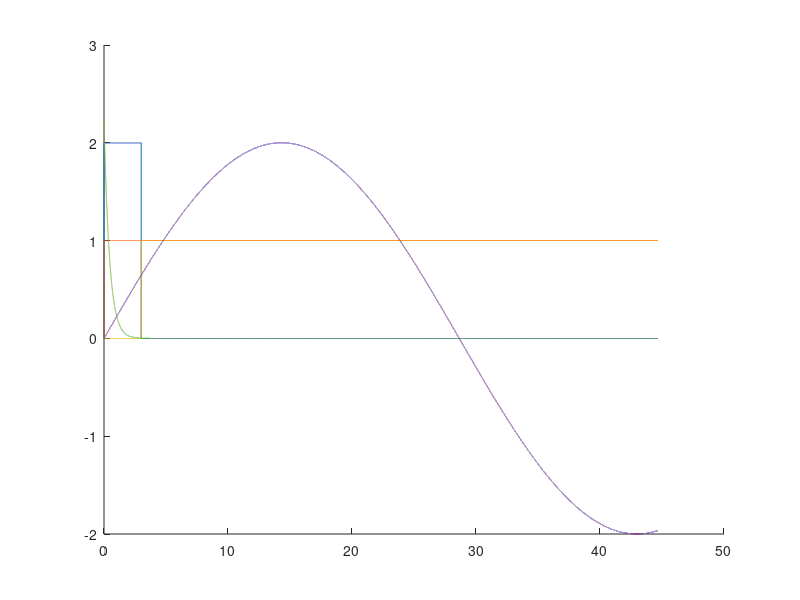
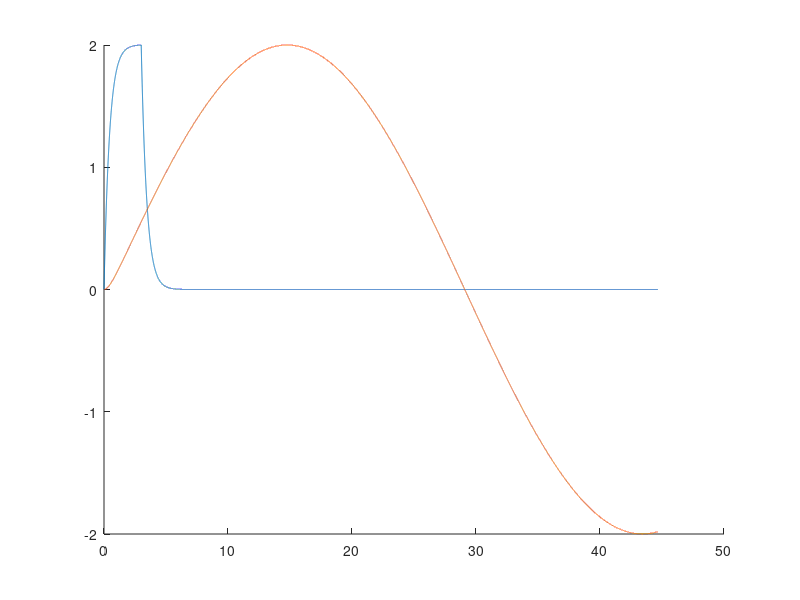

Write MATLAB code to recreate these figures, in order.
clear; clc; close all;
%% ******************** PARAMETROS ******************** %%
% Fisicos
R = 4467;                       % Resistencia en ohmios
C = 100e-6;                     % Capacitancia en faradios
tau = R*C;                      % Constante de tiempo
V_0 = 2;                        % Amplitud de la señal
T = 3;                          % Duracion del pulso
f = 1;
omega = 2*pi*f;

% Simulacion
dt = 1e-3;                      % Diferencial de tiempo
t_end = 100*tau;               % Paso final 
t = 0:dt:t_end;                 % Valores de tiempo

%% ******************** ENTRADAS ******************** %%
% Auxiliares
u_t = 1*(t > 0);                % u(t)
u_T = 1*(t > T);                % u(t - T)

% Principales
x_A = V_0*(u_t - u_T);          % x_A(t) = V_0[u(t) - u(t - T)]
x_C = V_0*sind(omega*t).*u_t;   % x_C(t) = V_0*sind(omega*t)*u(t) 

%% ******************** RESPUESTA AL IMPULSO h(t) del sistema RC ******************** %%
h = 1/(tau) * exp(-t/(tau));    % h(t) = (1/tau) e^{-t/tau} u(t)

% Convolución numérica (aprox. integral)
y_A_conv_full = dt*conv(x_A,h);
y_C_conv_full = dt*conv(x_C,h);

t_full = 0:dt:(length(y_A_conv_full)-1)*dt;
y_A_conv = y_A_conv_full(1:length(t)); % recorte a 0..10tau
y_C_conv = y_C_conv_full(1:length(t)); % recorte a 0..10tau

figure
hold on
plot(t,x_A)
plot(t,u_t)
plot(t,u_T)
plot(t,x_C)
plot(t,h)
figure
hold on
plot(t,y_A_conv)
plot(t,y_C_conv)
